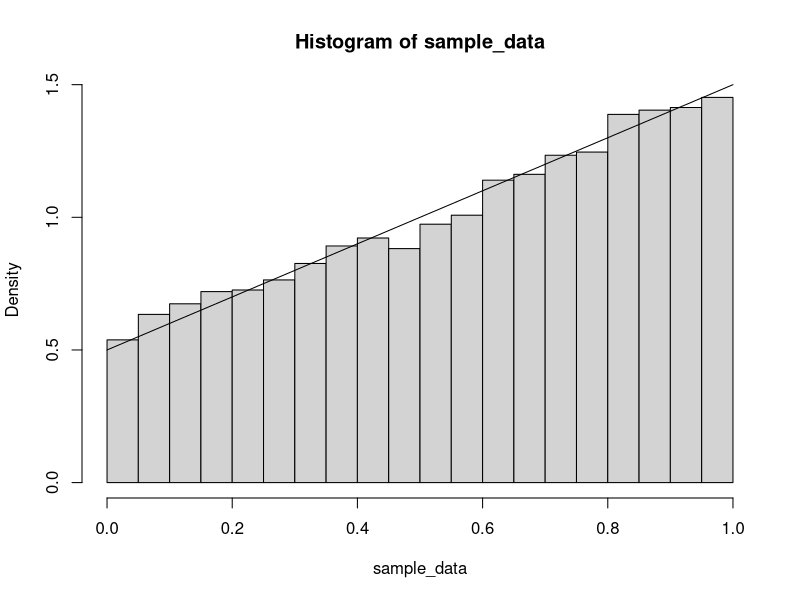
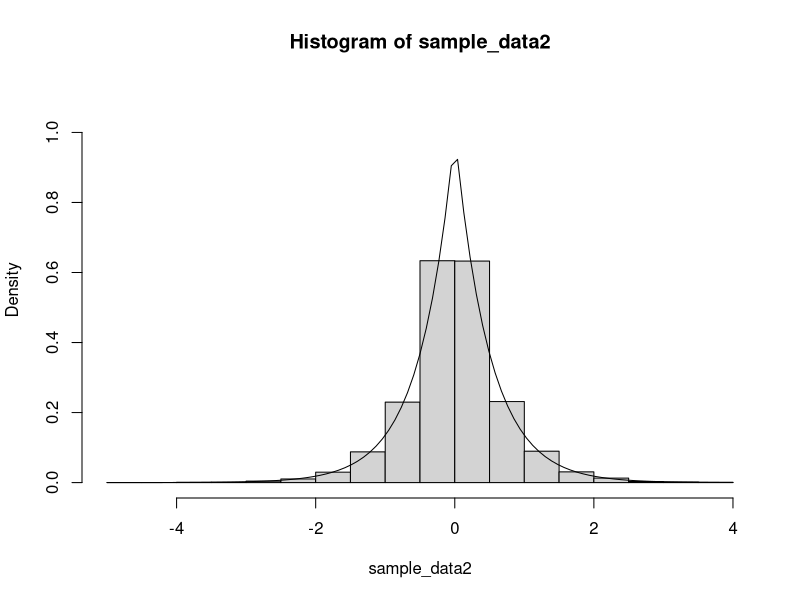
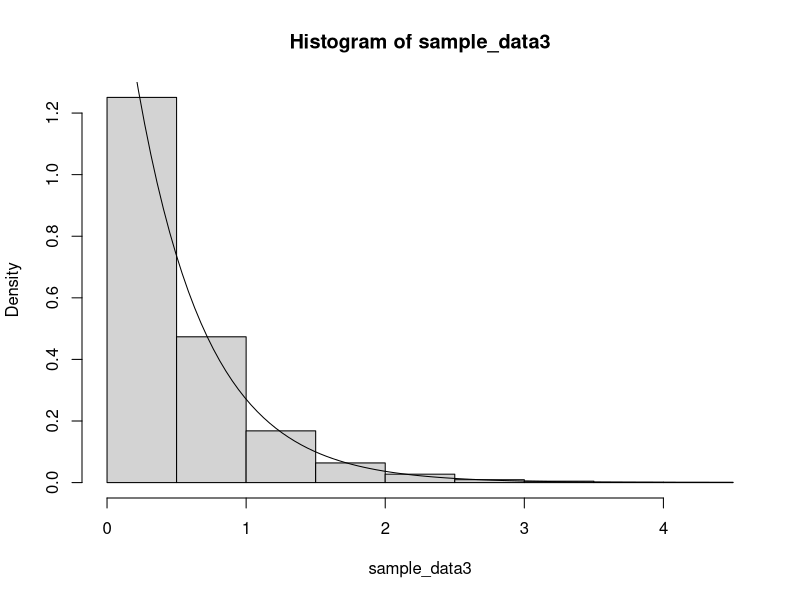
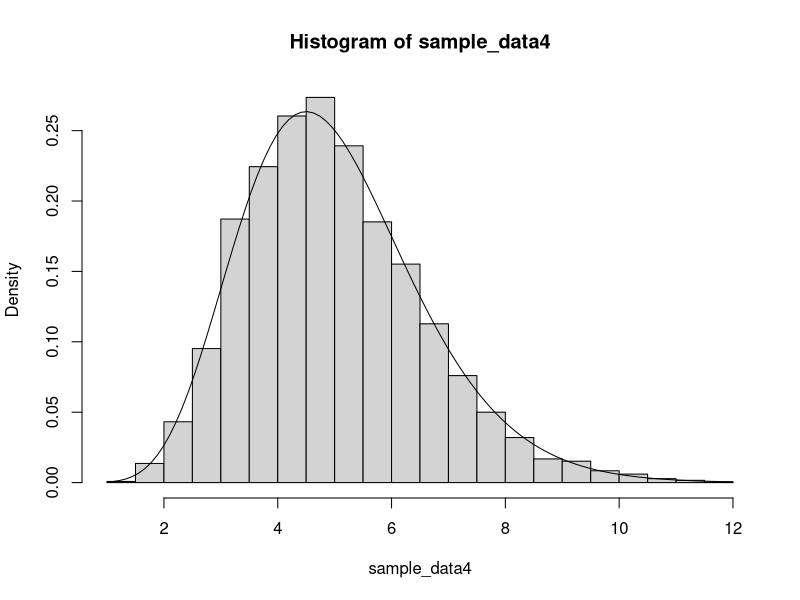

The R source for these figures, in order:
#Q1
mysimulated <- function(n) {
  U <- runif(n)
  X <- sqrt(2*U + 1/4) - 1/2
  return(X)
}

sample_data <- mysimulated(10000)

hist(sample_data, probability = TRUE)

theoretical <- function(t) {
  return(t + 1/2)
}

curve(theoretical, from = 0, to = 1, add = TRUE)


#Q2'
mysimulated2 <- function(n) {
  U <- runif(n)
  X <- ifelse(U < 0.5,
              1/2 * log(2*U),
              -1/2 * log(2 - 2*U))
  return(X)
}

sample_data2 <- mysimulated2(10000)

hist(sample_data2, probability = TRUE, ylim = c(0, 1.1))

theoreticalpdf <- function(t) {
  density <- ifelse(
    t < 0,
    exp(2*t),
    exp(-2*t))
  return(density)
}

curve(theoreticalpdf, add = TRUE)

#Q3
mysimulated3 <- function(n,lambda) {
  U <- runif(n)
  x <- -log(1-U) / lambda
  return(x)
}

sample_data3 <- mysimulated3(10000,2)

hist(sample_data3, probability = TRUE)

theoreticalexppdf <- function(t) {
  density <- 2*exp(-2*t)
  return(density)
}


curve(theoreticalexppdf,  add= TRUE)


#Q4 K，这题我设为5000次，k次exp distribution加起来 follow Gamma distribution

mysimulated3 <- function(n,lambda) {
  U <- runif(n)
  x <- -log(1-U) / lambda
  return(x)
}

sample_data4 <- replicate(
  5000,
  sum(mysimulated3(10, 2))
)

# Histogram
hist(sample_data4, probability = TRUE,breaks = 30)

# Theoretical Gamma(10,2) density
theoreticalgammapdf <- function(t) {
  density <- dgamma(t, shape = 10, rate = 2)
  return(density)
}
curve(theoreticalgammapdf, add = TRUE)
